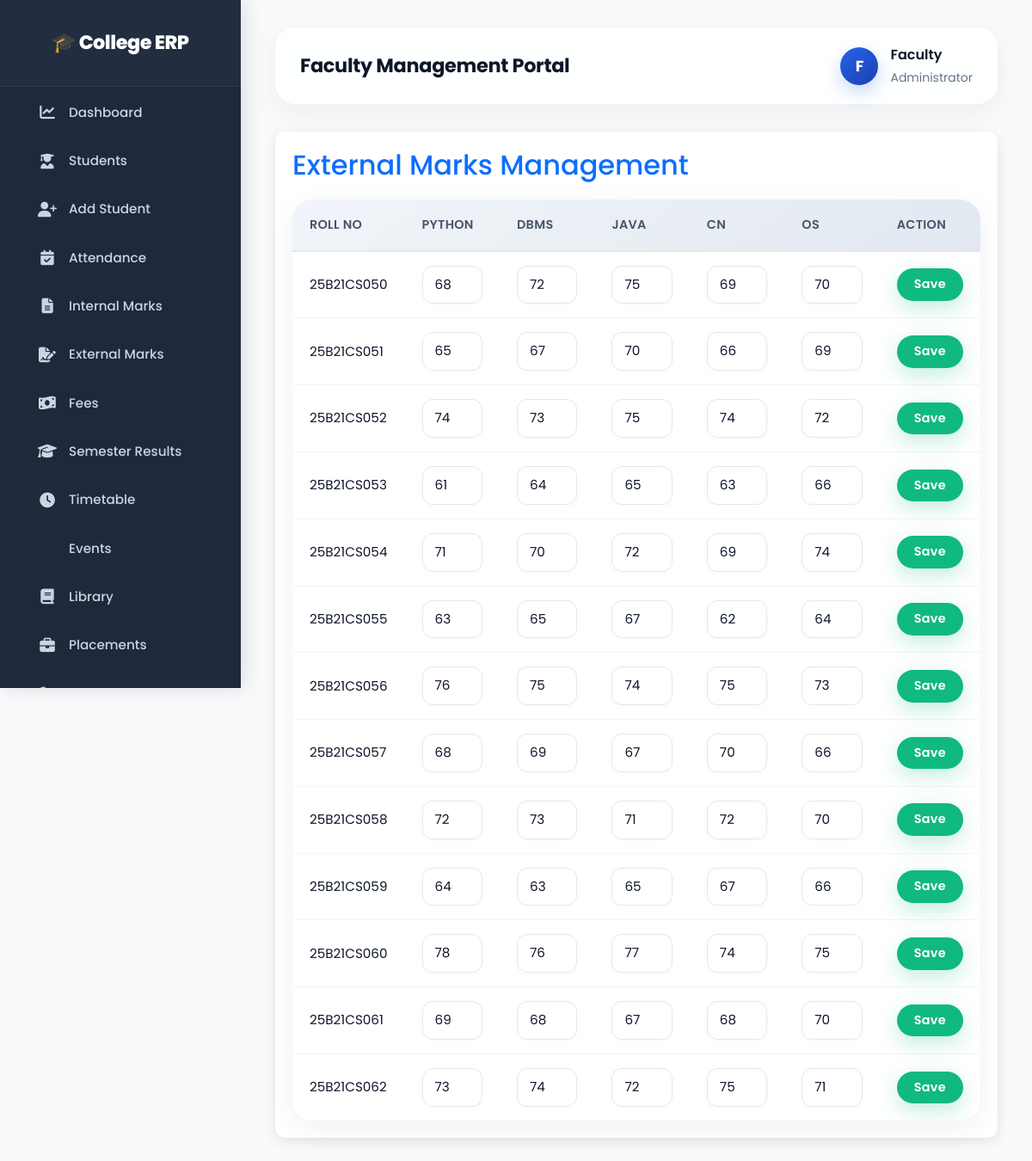
Screenshot of /manage-external (signed in) with the database file from the repository.
### tables this page shows
CREATE TABLE "external_marks" (
"RollNo" TEXT,
  "Python" INTEGER,
  "DBMS" INTEGER,
  "Java" INTEGER,
  "OS" INTEGER,
  "CN" INTEGER
);

### app.py (the view, shortened to what this page needs)
@app.route("/manage-external", methods=["GET", "POST"])
def manage_external():
    if not faculty_logged_in():
        return redirect("/faculty-login")
    conn = get_db_connection()
    data = conn.execute("SELECT * FROM external_marks").fetchall()
    conn.close()
    return render_template(
        "manage_external.html",
        data=[dict(row) for row in data]
    )

### app.py (called while the page is built)
def get_db_connection():
    conn = sqlite3.connect(DB_FILE)
    conn.row_factory = sqlite3.Row
    return conn

def faculty_logged_in():
    return "faculty_id" in session

### templates/manage_external.html (shortened to what this page needs)
{% extends 'faculty_base.html' %}
{% block content %}
<div style="background:white;
padding:20px;
border-radius:12px;
box-shadow:0 4px 15px rgba(0,0,0,0.1);">
<h2 style="color:#0d6efd;
margin-bottom:20px;">
External Marks Management
</h2>
<table class="table table-bordered table-hover">
<thead class="table-primary">
<tr>
<th>Roll No</th>
<th>Python</th>
<th>DBMS</th>
<th>Java</th>
<th>CN</th>
<th>OS</th>
<th>Action</th>
</tr>
</thead>
<tbody>
{% for row in data %}
<form method="POST">
<tr>
<td>
{{ row['RollNo'] }}
</td>
<td>
<input
type="number"
name="python"
class="form-control"
value="{{ row['Python'] }}">
</td>
<td>
<input
type="number"
name="dbms"
class="form-control"
value="{{ row['DBMS'] }}">
</td>
<td>
<input
type="number"
name="java"
class="form-control"
value="{{ row['Java'] }}">
</td>
<td>
<input
type="number"
name="cn"
class="form-control"
value="{{ row['CN'] }}">
</td>
<td>
<input
type="number"
name="os"
class="form-control"
value="{{ row['OS'] }}">
</td>
<td>
<button
type="submit"
class="btn btn-success">
Save
</button>
</td>
</tr>
</form>
{% endfor %}
</tbody>
</table>
</div>
{% endblock %}

### templates/faculty_base.html (style rules this page uses)
* { margin: 0; padding: 0; box-sizing: border-box; font-family: 'Poppins', 'Segoe UI', system-ui, sans-serif; }
body { background: #f8fafc; color: #0f172a; transition: background 0.3s ease; line-height: 1.6; }
.table { margin-bottom: 0; border-collapse: separate; border-spacing: 0; }
.table thead { background: #f1f5f9; color: #0f172a; }
.table thead th { font-weight: 600; font-size: 0.9rem; text-transform: uppercase; letter-spacing: 0.3px; color: #475569; padding: 16px 18px; border-bottom: 2px solid #e2e8f0; text-align: left; }
.table tbody td { padding: 14px 18px; border-bottom: 1px solid #f1f5f9; color: #0f172a; vertical-align: middle; }
.table tbody tr:last-child td { border-bottom: none; }
.btn { font-weight: 600; font-size: 0.9rem; padding: 10px 24px; border-radius: 50px; letter-spacing: 0.3px; transition: all 0.3s cubic-bezier(0.4, 0, 0.2, 1); box-shadow: 0 4px 16px rgba(0, 0, 0, 0.06); border: none; }
.btn-success { background: #10b981; color: #fff; box-shadow: 0 8px 24px rgba(16, 185, 129, 0.30); }

### templates/manage_external.html (style rules this page uses)
.table { background: #ffffff; border-radius: 24px; overflow: hidden; box-shadow: 0 8px 32px rgba(15, 23, 42, 0.06); border: 1px solid rgba(226, 232, 240, 0.6); width: 100%; border-collapse: separate; border-spacing: 0; margin-top: 16px; font-size: 0.95rem; }
.table-bordered { border: none; }
.table-bordered th, .table-bordered td { border: none; }
.table thead { background: linear-gradient(145deg, #f1f5f9, #e2e8f0); color: #0f172a; }
.table thead th { font-weight: 600; font-size: 0.9rem; text-transform: uppercase; letter-spacing: 0.3px; color: #475569; padding: 18px 20px; border-bottom: 2px solid #e2e8f0; text-align: left; white-space: nowrap; }
.table-primary { background: linear-gradient(145deg, #f1f5f9, #e2e8f0) !important; color: #0f172a; }
.table-primary th { background: transparent !important; }
.table tbody td { padding: 16px 20px; border-bottom: 1px solid #f1f5f9; color: #0f172a; vertical-align: middle; }
.table tbody tr:last-child td { border-bottom: none; }
.table-hover tbody tr { transition: background 0.2s ease; }
.table tbody tr:nth-of-type(even) { background: #fafbfc; }
.form-control { border-radius: 12px; padding: 10px 14px; border: 1px solid #e2e8f0; background: #ffffff; color: #0f172a; font-size: 0.95rem; transition: all 0.3s ease; box-shadow: 0 2px 8px rgba(0, 0, 0, 0.02); width: 100%; min-width: 70px; }
.form-control[type="number"] { -moz-appearance: textfield; }
.btn-success { background: #10b981 !important; color: #fff !important; border: none !important; padding: 8px 20px !important; border-radius: 50px !important; font-weight: 600 !important; font-size: 0.9rem !important; letter-spacing: 0.3px !important; box-shadow: 0 8px 24px rgba(16, 185, 129, 0.25) !important; transition: all 0.3s cubic-bezier(0.4, 0, 0.2, 1) !important; }
.table * { box-sizing: border-box; }

### rows the page displays
external_marks: RollNo "25B21CS050", python "68", dbms "72", java "75", cn "69", os "70"
external_marks: RollNo "25B21CS051", python "65", dbms "67", java "70", cn "66", os "69"
external_marks: RollNo "25B21CS052", python "74", dbms "73", java "75", cn "74", os "72"
external_marks: RollNo "25B21CS053", python "61", dbms "64", java "65", cn "63", os "66"
external_marks: RollNo "25B21CS054", python "71", dbms "70", java "72", cn "69", os "74"
external_marks: RollNo "25B21CS055", python "63", dbms "65", java "67", cn "62", os "64"
external_marks: RollNo "25B21CS056", python "76", dbms "75", java "74", cn "75", os "73"
external_marks: RollNo "25B21CS057", python "68", dbms "69", java "67", cn "70", os "66"
external_marks: RollNo "25B21CS058", python "72", dbms "73", java "71", cn "72", os "70"
external_marks: RollNo "25B21CS059", python "64", dbms "63", java "65", cn "67", os "66"
external_marks: RollNo "25B21CS060", python "78", dbms "76", java "77", cn "74", os "75"
external_marks: RollNo "25B21CS061", python "69", dbms "68", java "67", cn "68", os "70"
external_marks: RollNo "25B21CS062", python "73", dbms "74", java "72", cn "75", os "71"
